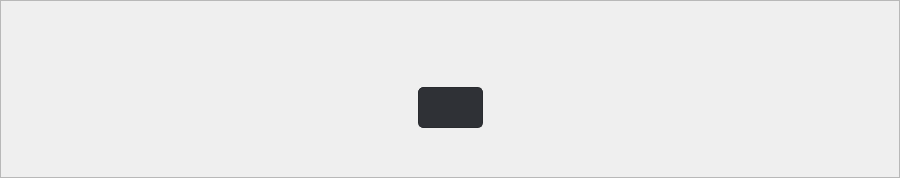
               <widget class="QWidget" name="infoPage">
                <layout class="QHBoxLayout" name="horizontalLayout_24">
                 <property name="spacing">
                  <number>0</number>
                 </property>
                 <property name="leftMargin">
                  <number>0</number>
                 </property>
                 <property name="topMargin">
                  <number>0</number>
                 </property>
                 <property name="rightMargin">
                  <number>0</number>
                 </property>
                 <property name="bottomMargin">
                  <number>0</number>
                 </property>
                 <item>
                  <widget class="QFrame" name="infoPageContent">
                   <property name="frameShape">
                    <enum>QFrame::StyledPanel</enum>
                   </property>
                   <property name="frameShadow">
                    <enum>QFrame::Raised</enum>
                   </property>
                   <layout class="QHBoxLayout" name="horizontalLayout_25">
                    <item>
                     <spacer name="horizontalSpacer_5">
                      <property name="orientation">
                       <enum>Qt::Horizontal</enum>
                      </property>
                      <property name="sizeType">
                       <enum>QSizePolicy::Preferred</enum>
                      </property>
                      <property name="sizeHint" stdset="0">
                       <size>
                        <width>408</width>
                        <height>20</height>
                       </size>
                      </property>
                     </spacer>
                    </item>
                    <item>
                     <layout class="QVBoxLayout" name="verticalLayout_18">
                      <item>
                       <spacer name="verticalSpacer_6">
                        <property name="orientation">
                         <enum>Qt::Vertical</enum>
                        </property>
                        <property name="sizeHint" stdset="0">
                         <size>
                          <width>20</width>
                          <height>40</height>
                         </size>
                        </property>
                       </spacer>
                      </item>
                      <item>
                       <widget class="QLabel" name="infoPageLabel">
                        <property name="font">
                         <font>
                          <family>Arial</family>
                          <pointsize>20</pointsize>
                          <weight>75</weight>
                          <bold>true</bold>
                         </font>
                        </property>
                        <property name="text">
                         <string/>
                        </property>
                        <property name="alignment">
                         <set>Qt::AlignCenter</set>
                        </property>
                       </widget>
                      </item>
                      <item>
                       <widget class="QPushButton" name="infoPageBtn">
                        <property name="font">
                         <font>
                          <family>Arial</family>
                          <pointsize>12</pointsize>
                          <weight>75</weight>
                          <bold>true</bold>
                         </font>
                        </property>
                        <property name="styleSheet">
                         <string notr="true">padding: 10px;
background-color: rgb(47, 49, 54);
border: 1px solid #292B2F;
border-radius: 5px; </string>
                        </property>
                        <property name="text">
                         <string/>
                        </property>
                       </widget>
                      </item>
                      <item>
                       <spacer name="verticalSpacer_7">
                        <property name="orientation">
                         <enum>Qt::Vertical</enum>
                        </property>
                        <property name="sizeHint" stdset="0">
                         <size>
                          <width>20</width>
                          <height>40</height>
                         </size>
                        </property>
                       </spacer>
                      </item>
                     </layout>
                    </item>
                    <item>
                     <spacer name="horizontalSpacer_6">
                      <property name="orientation">
                       <enum>Qt::Horizontal</enum>
                      </property>
                      <property name="sizeType">
                       <enum>QSizePolicy::Preferred</enum>
                      </property>
                      <property name="sizeHint" stdset="0">
                       <size>
                        <width>407</width>
                        <height>20</height>
                       </size>
                      </property>
                     </spacer>
                    </item>
                   </layout>
                  </widget>
                 </item>
                </layout>
               </widget>
